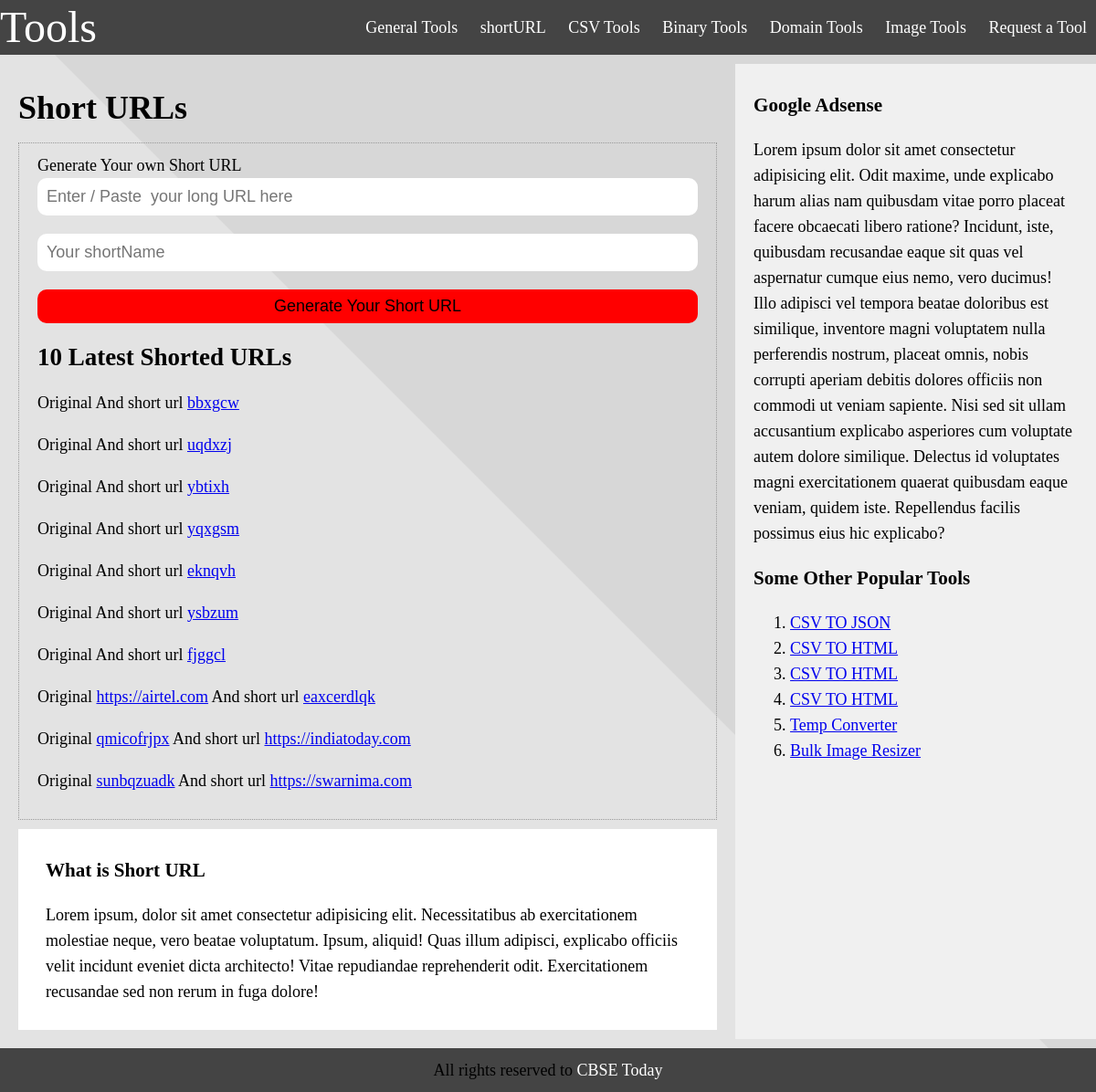
Page /shorturl on the earlier database version.
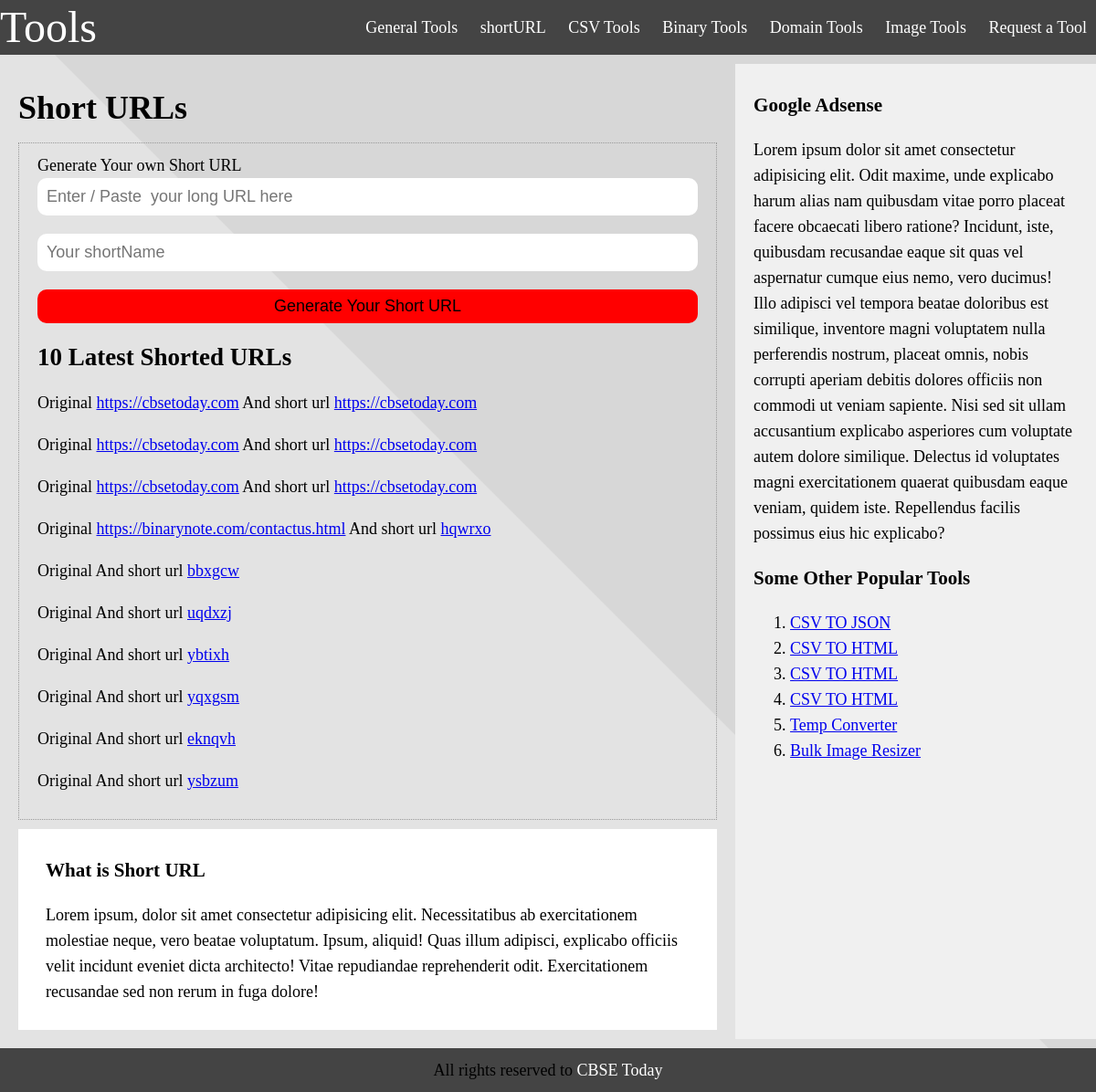
Same page on the later database version.
### shortly/models.py (models this page shows, shortened)
class shorturl(models.Model):
    original_url = models.URLField(max_length=250)
    short_url = models.CharField(max_length=10)

### shortly/views.py (the view)
# urls.py: path('shorturl', shorturl_home, name="short_home"),
def shorturl_home(request):
    if request.method =='POST':
        url = request.POST['url']
        shortname = request.POST['custom']
        if len(shortname)==0:
            newshort_url = generate_short_url()
            newurl = shorturl(original_url=url, short_url=newshort_url)
        else:
            check = shorturl.objects.filter(short_url = shortname)
            if not check:
               newurl = shorturl(original_url = url,short_url=url)
        newurl.save()
        urls = shorturl.objects.all().order_by('-id')[:10]
        return render(request, 'shortly/short_names.html', {'urls': urls})
    else:
        urls = shorturl.objects.all().order_by('-id')[:10]
        return render(request, 'shortly/home.html', {'urls': urls})

### shortly/templates/shortly/home.html (shortened to what this page needs)
{% extends 'basic.html' %}
{% block content %}
<h1>Short URLs</h1>
<div class="tool">
    <form action="" method="post">
        <label for="url">Generate Your own Short URL</label>
        <input type="url" name="url" id="url" placeholder="Enter / Paste  your long URL here">
        <input type="text" name ="custom" id="custom" placeholder="Your shortName">
        <input type="submit" name="submit" value ="Generate Your Short URL">
    </form>
    <h2>10 Latest Shorted URLs</h2>
    {% if urls %}
        {% for u in urls %}
            <p>Original <a href="{{u.original_url}}">{{u.original_url}}</a> And short url <a href="{{u.short_url}}" target="_blank">{{u.short_url}}</a></p>
        {% endfor%}
    {% endif %}
</div>
<div class="extra-information">
    <h3>What is Short URL</h3>
    <p>Lorem ipsum, dolor sit amet consectetur adipisicing elit. Necessitatibus ab exercitationem molestiae neque,
        vero beatae voluptatum. Ipsum, aliquid! Quas illum adipisci, explicabo officiis velit incidunt eveniet dicta architecto! Vitae repudiandae reprehenderit odit. Exercitationem recusandae sed non rerum in fuga dolore!</p>
</div>
{% endblock content %}

### tools/templates/basic.html (shortened to what this page needs)
{% load static %}
<!DOCTYPE html>
<html lang="en">
    <head>
        <link rel="stylesheet" href="{% static 'css/base.css' %}">
    </head>
    <body>
        <div id="header">
            <div class="container">
                <div class="logo">
                    <a href="{% url 'home' %}">Tools</a>
                </div>
                <div class="menu">
                    <ul>
                        <li><a href="#">General Tools</a>
                        </li>
                        <li><a href="{% url 'short_home' %}">shortURL</a></li>
                        <li><a href="#">CSV Tools</a>
                        </li>
                        <li><a href="#">Binary Tools</a>
                        </li>
                        <li><a href="#">Domain Tools</a>
                        </li>
                        <li><a href="#">Image Tools</a>
                        </li>
                        <li><a href="{% url 'tool_request' %}">Request a Tool</a>
                        </li>
                    </ul>
                </div>
            </div>
        </div>
        <div class="container main-block">
            <div class="main">
                {% block content %}
                {% endblock content %}
            </div>
            <div class="sidebar">
                {% include 'tools/sidebar.html' %}
            </div>
        </div>
        <div id="footer">
            <div class="container">
                <p>All rights reserved to <a href="https://cbsetoday.com" target="_blank">CBSE Today</a></p>
            </div>
        </div>
    </body>
</html>

### tools/templates/tools/sidebar.html
<h3>Google Adsense</h3>
<p>Lorem ipsum dolor sit amet consectetur adipisicing elit. Odit maxime, unde explicabo harum alias nam quibusdam vitae
    porro placeat facere obcaecati libero ratione? Incidunt, iste, quibusdam recusandae eaque sit quas vel aspernatur
    cumque eius nemo, vero ducimus! Illo adipisci vel tempora beatae doloribus est similique, inventore magni voluptatem
    nulla perferendis nostrum, placeat omnis, nobis corrupti aperiam debitis dolores officiis non commodi ut veniam
    sapiente. Nisi sed sit ullam accusantium explicabo asperiores cum voluptate autem dolore similique. Delectus id
    voluptates magni exercitationem quaerat quibusdam eaque veniam, quidem iste. Repellendus facilis possimus eius
    hic explicabo?
</p>
<h3>Some Other Popular Tools</h3>
<ol>
    <li><a href="#">CSV TO JSON</a></li>
    <li><a href="#">CSV TO HTML</a></li>
    <li><a href="#">CSV TO HTML</a></li>
    <li><a href="#">CSV TO HTML</a></li>
    <li><a href="#">Temp Converter</a></li>
    <li><a href="#">Bulk Image Resizer</a></li>
</ol>

### tools/static/css/base.css (style rules this page uses)
body { margin: 0;padding: 0;font-size:18px;line-height: 28px;background:url('../image/background.svg') #e3e3e3; background-size:cover;box-sizing:border-box; }
#header { background:#444; }
#header a { color:#fff; }
.container { width:100%;max-width: 1300px;margin:0 auto;display:flex;justify-content: space-between; }
.logo { flex-basis:20%; }
.menu { flex-basis:80%; }
.logo a { font-size:48px;text-decoration: none;line-height:60px; }
.menu ul { float:right;line-height:60px; }
.menu ul { padding: 0;margin: 0;text-align:right; }
.menu ul li { position:relative;display:inline-block; }
.menu ul li a { padding:0 10px;text-decoration: none; }
.main-block { margin-top:10px;margin-bottom: 10px;box-sizing: border-box; }
.main { flex-basis:68%;padding:10px 20px;box-sizing: border-box; }
.sidebar { flex-basis:30%;padding:10px 20px;background:#f0f0f0; }
.tool { border:1px dotted #999; padding:10px 20px; }
.extra-information { background:#fff;padding:10px 30px;margin-top:10px;box-sizing:border-box;; }
#footer { background:#444; }
#footer a { color:#fff;text-decoration: none; }
#footer p { margin:0 auto;padding:10px 0; }
label { display:block;width:100%;margin:0 auto; }
input,textarea { padding:10;width:100%;box-sizing: border-box;font-style:bold;border-radius:10px;font-size:18px;font-style:bold; border:none; }
input[type='text'],input[type="number"],input[type="email"],input[type="url"] { padding:10px 10px;width:100%;box-sizing: border-box;margin-bottom:20px;font-size:18px;font-style:bold;border-radius:10px; border:none; }
input[type='submit'] { background:red;border:none;padding:8px 10px;font-size:18px;font-style:bold;font-style:bold;cursor:pointer; }

Differences in the rows shown:
no longer on this page (row unchanged): shorturl: short_url "fjggcl"
no longer on this page (row unchanged): shorturl: original_url "https://airtel.com", short_url "eaxcerdlqk"
no longer on this page (row unchanged): shorturl: original_url "qmicofrjpx", short_url "https://indiatoday.com"
no longer on this page (row unchanged): shorturl: original_url "sunbqzuadk", short_url "https://swarnima.com"
added shorturl: original_url "https://cbsetoday.com", short_url "https://cbsetoday.com"
added shorturl: original_url "https://cbsetoday.com", short_url "https://cbsetoday.com"
added shorturl: original_url "https://cbsetoday.com", short_url "https://cbsetoday.com"
added shorturl: original_url "https://binarynote.com/contactus.html", short_url "hqwrxo"
